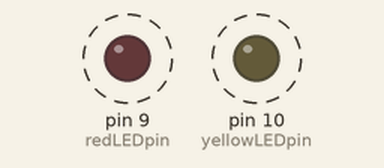
This sketch was run on a simulated Arduino Uno, built with avr-gcc and run on an emulated ATmega328P. Parts: output pins drawn as LEDs (lit = HIGH). Dashed ring = blinking.

Above: at 0.5 s.
Timing chart, 0 to 4.6 s (numbered marks = the images above):
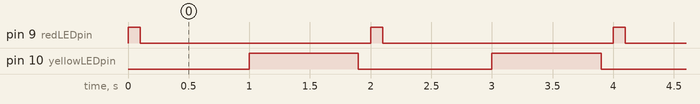

The sketch:

circuitCode2.ino
```cpp
int redLEDpin = 9;
int yellowLEDpin = 10;
int redLEDOnTime = 100;
int redLEDOffTime = 900;
int yellowLEDOnTime = 900;
int yellowLEDOffTime = 100;
int redBlink = 5;
void setup()
{
  pinMode(redLEDpin, OUTPUT);
  pinMode(yellowLEDpin, OUTPUT);
}

void loop()
{

  digitalWrite(redLEDpin, HIGH);
  delay(redLEDOnTime);
  digitalWrite(redLEDpin, LOW);
  delay(redLEDOffTime);

  digitalWrite(yellowLEDpin, HIGH);
  delay(yellowLEDOnTime);
  digitalWrite(yellowLEDpin, LOW);
  delay(yellowLEDOffTime);

}
```

Measured:
- by itself, pin 9 (redLEDpin): alternates HIGH for 0.10 s and LOW for 1.9 s
- by itself, pin 10 (yellowLEDpin): alternates HIGH for 0.90 s and LOW for 1.1 s
- by itself, everything shown: repeats every 2.0 s, in 4 steps
